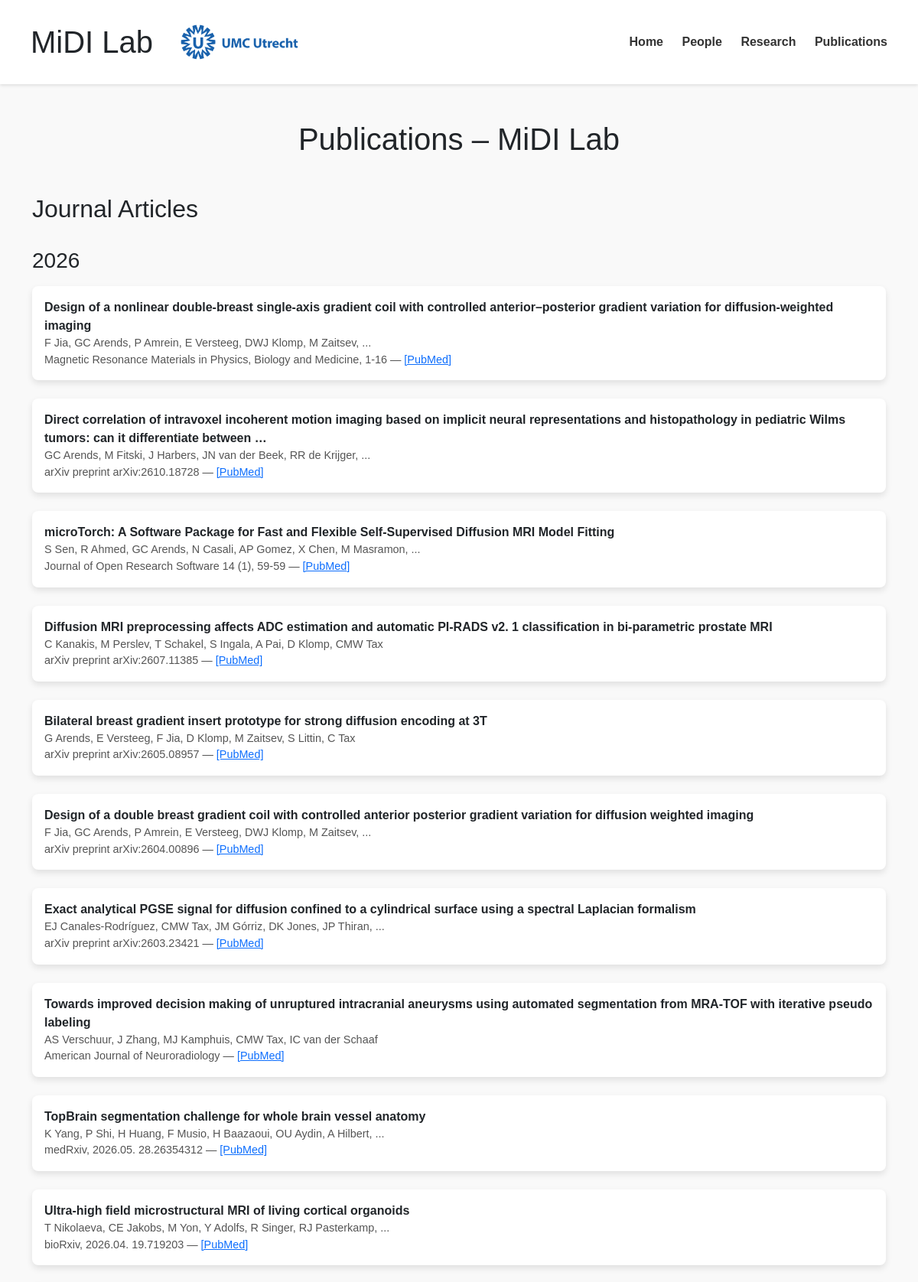
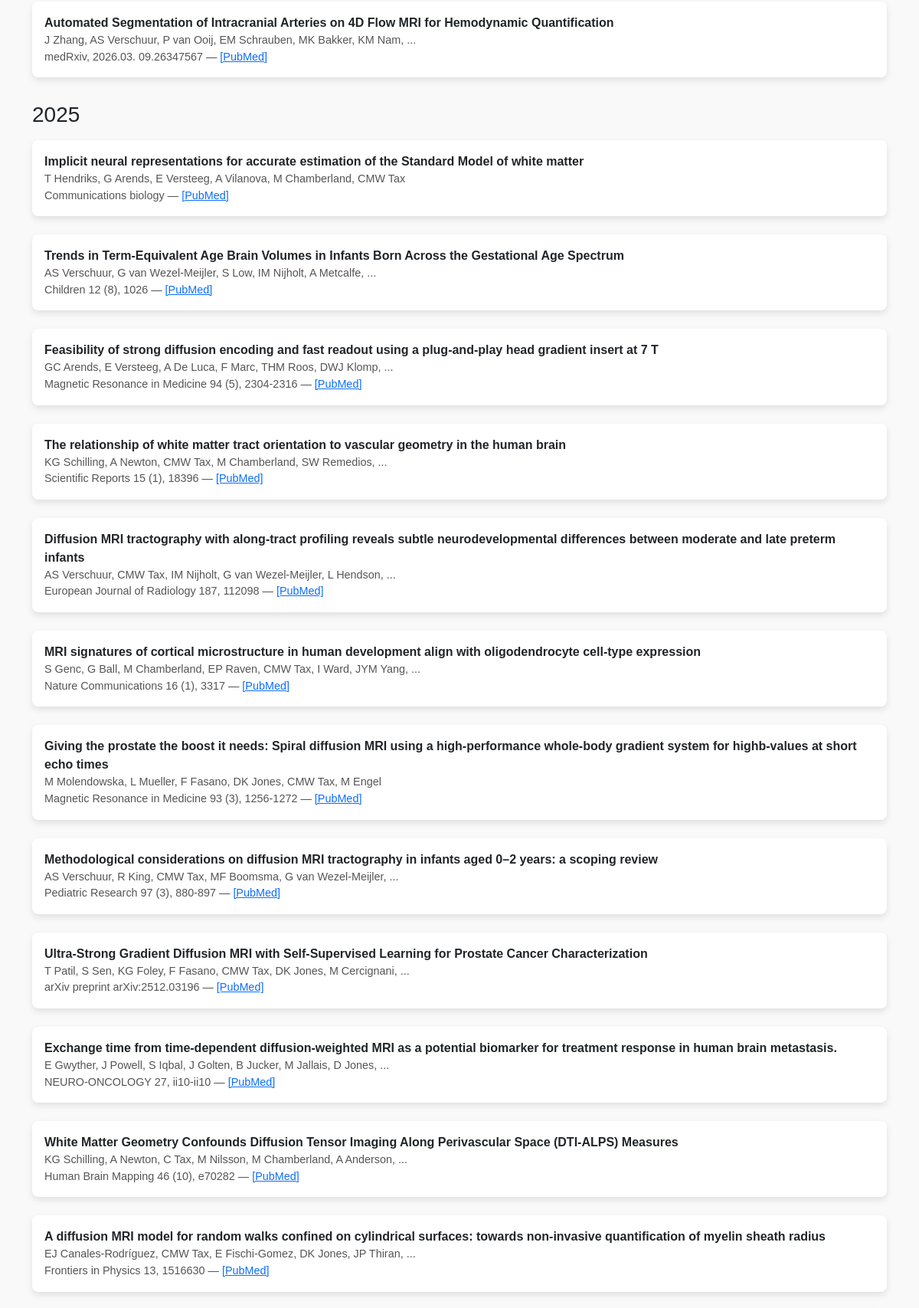
Screenshot of /publications/ (upper part) with the database file from the repository (2 pictures, top to bottom).
### website/models.py (models this page shows)
class Publication(models.Model):
    pmid = models.CharField(max_length=50, unique=True, blank=True, null=True)  # add this
    title = models.CharField(max_length=500)
    authors = models.TextField()
    journal = models.CharField(max_length=500, blank=True)
    year = models.IntegerField(blank=True, null=True)
    link = models.URLField(blank=True)

### website/views.py (the view)
# urls.py: path("publications/", views.publications, name="publications"),
def publications(request):
    pubs = Publication.objects.all().order_by('-year')
    journal_articles = {}
    for pub in pubs:
        year = pub.year if pub.year else "Unknown"
        journal_articles.setdefault(year, []).append({
            "title": pub.title,
            "authors": pub.authors,
            "journal": pub.journal,
            "link": pub.link
        })
    for year in journal_articles:
        journal_articles[year] = sorted(
            journal_articles[year],
            key=lambda x: x.get("date", "")
        )
    phd_theses_qs = PhDThesis.objects.all().order_by('-year')
    phd_theses = []
    for thesis in phd_theses_qs:
        phd_theses.append({
            "title": thesis.title,
            "author": thesis.author,
            "university": thesis.university,
            "year": thesis.year,
            "link": thesis.link
        })
    return render(request, "website/publications.html", {
        "journal_articles": journal_articles,
        "phd_theses": phd_theses
    })

### website/templates/website/publications.html (shortened to what this page needs)
{% load static %}
<!DOCTYPE html>
<html lang="en">
<head>
    <link
      href="https://cdn.jsdelivr.net/npm/bootstrap@5.3.1/dist/css/bootstrap.min.css"
      rel="stylesheet"
    >
</head>
<body>
<head>
</head>
<body>
<header>
    <div class="header-left">
        <h1>MiDI Lab</h1>
        <img src="{% static 'images/umcutrecht_logo.png' %}" class="header-logo" alt="Logo">
    </div>
    <nav>
        <a href="/">Home</a>
        <a href="/people/">People</a>
        <a href="/research/">Research</a>
        <a href="/publications/">Publications</a>
    </nav>
</header>
<div class="container py-5">
    <h1 class="text-center mb-5">Publications – MiDI Lab</h1>
    <h2>Journal Articles</h2>
    {% if journal_articles %}
        {% for year, articles in journal_articles.items %}
            <h3 class="year-heading">{{ year }}</h3>
            {% for article in articles %}
                <div class="pub-card">
                    <div class="pub-title">{{ article.title }}</div>
                    <div class="pub-authors">{{ article.authors }}</div>
                    <div class="pub-journal">
                        {{ article.journal }}
                        {% if article.link %}
                            — <a href="{{ article.link }}" target="_blank">[PubMed]</a>
                        {% endif %}
                    </div>
                </div>
            {% endfor %}
        {% endfor %}
    {% else %}
        <p>No journal articles available.</p>
    {% endif %}
</div>
</body>
</html>

### website/templates/website/publications.html (style rules this page uses)
body { background: #f8f9fa; }
.pub-card { margin-bottom: 1.5rem; padding: 1rem; border-radius: 0.5rem; background: #ffffff; box-shadow: 0 0.25rem 0.5rem rgba(0,0,0,0.1); }
.pub-title { font-weight: 600; }
.pub-authors, .pub-journal { font-size: 0.9rem; color: #555; }
.year-heading { margin-top: 2rem; margin-bottom: 1rem; }
body { font-family: Arial, sans-serif; margin: 0; padding: 0; background: #f9f9f9; }
header { background: #fff; padding: 20px 40px; display: flex; align-items: center; justify-content: space-between; box-shadow: 0 2px 4px rgba(0,0,0,0.1); }
header h1 { margin: 0; }
nav a { margin-left: 20px; text-decoration: none; color: #333; font-weight: bold; }
.header-logo { height: 70px; width: auto; }
.header-left { display: flex; align-items: center; gap: 24px; }

### rows the page displays
Publication: title "Design of a nonlinear double-breast single-axis gradient coil with controlled anterior–posterior gradient variation for diffusion-weighted imaging", authors "F Jia, GC Arends, P Amrein, E Versteeg, DWJ Klomp, M Zaitsev, ...", journal "Magnetic Resonance Materials in Physics, Biology and Medicine, 1-16"
Publication: title "Direct correlation of intravoxel incoherent motion imaging based on implicit neural representations and histopathology in pediatric Wilms tumors: can it differentiate between …", authors "GC Arends, M Fitski, J Harbers, JN van der Beek, RR de Krijger, ...", journal "arXiv preprint arXiv:2610.18728"
Publication: title "microTorch: A Software Package for Fast and Flexible Self-Supervised Diffusion MRI Model Fitting", authors "S Sen, R Ahmed, GC Arends, N Casali, AP Gomez, X Chen, M Masramon, ...", journal "Journal of Open Research Software 14 (1), 59-59"
Publication: title "Diffusion MRI preprocessing affects ADC estimation and automatic PI-RADS v2. 1 classification in bi-parametric prostate MRI", authors "C Kanakis, M Perslev, T Schakel, S Ingala, A Pai, D Klomp, CMW Tax", journal "arXiv preprint arXiv:2607.11385"
Publication: title "Bilateral breast gradient insert prototype for strong diffusion encoding at 3T", authors "G Arends, E Versteeg, F Jia, D Klomp, M Zaitsev, S Littin, C Tax", journal "arXiv preprint arXiv:2605.08957"
Publication: title "Design of a double breast gradient coil with controlled anterior posterior gradient variation for diffusion weighted imaging", authors "F Jia, GC Arends, P Amrein, E Versteeg, DWJ Klomp, M Zaitsev, ...", journal "arXiv preprint arXiv:2604.00896"
Publication: title "Exact analytical PGSE signal for diffusion confined to a cylindrical surface using a spectral Laplacian formalism", authors "EJ Canales-Rodríguez, CMW Tax, JM Górriz, DK Jones, JP Thiran, ...", journal "arXiv preprint arXiv:2603.23421"
Publication: title "Towards improved decision making of unruptured intracranial aneurysms using automated segmentation from MRA-TOF with iterative pseudo labeling", authors "AS Verschuur, J Zhang, MJ Kamphuis, CMW Tax, IC van der Schaaf", journal "American Journal of Neuroradiology"
Publication: title "TopBrain segmentation challenge for whole brain vessel anatomy", authors "K Yang, P Shi, H Huang, F Musio, H Baazaoui, OU Aydin, A Hilbert, ...", journal "medRxiv, 2026.05. 28.26354312"
Publication: title "Ultra-high field microstructural MRI of living cortical organoids", authors "T Nikolaeva, CE Jakobs, M Yon, Y Adolfs, R Singer, RJ Pasterkamp, ...", journal "bioRxiv, 2026.04. 19.719203"
Publication: title "Automated Segmentation of Intracranial Arteries on 4D Flow MRI for Hemodynamic Quantification", authors "J Zhang, AS Verschuur, P van Ooij, EM Schrauben, MK Bakker, KM Nam, ...", journal "medRxiv, 2026.03. 09.26347567"
Publication: title "Implicit neural representations for accurate estimation of the Standard Model of white matter", authors "T Hendriks, G Arends, E Versteeg, A Vilanova, M Chamberland, CMW Tax", journal "Communications biology"
Publication: title "Trends in Term-Equivalent Age Brain Volumes in Infants Born Across the Gestational Age Spectrum", authors "AS Verschuur, G van Wezel-Meijler, S Low, IM Nijholt, A Metcalfe, ...", journal "Children 12 (8), 1026"
Publication: title "Feasibility of strong diffusion encoding and fast readout using a plug‐and‐play head gradient insert at 7 T", authors "GC Arends, E Versteeg, A De Luca, F Marc, THM Roos, DWJ Klomp, ...", journal "Magnetic Resonance in Medicine 94 (5), 2304-2316"
Publication: title "The relationship of white matter tract orientation to vascular geometry in the human brain", authors "KG Schilling, A Newton, CMW Tax, M Chamberland, SW Remedios, ...", journal "Scientific Reports 15 (1), 18396"
Publication: title "Diffusion MRI tractography with along-tract profiling reveals subtle neurodevelopmental differences between moderate and late preterm infants", authors "AS Verschuur, CMW Tax, IM Nijholt, G van Wezel-Meijler, L Hendson, ...", journal "European Journal of Radiology 187, 112098"
Publication: title "MRI signatures of cortical microstructure in human development align with oligodendrocyte cell-type expression", authors "S Genc, G Ball, M Chamberland, EP Raven, CMW Tax, I Ward, JYM Yang, ...", journal "Nature Communications 16 (1), 3317"
Publication: title "Giving the prostate the boost it needs: Spiral diffusion MRI using a high‐performance whole‐body gradient system for highb‐values at short echo times", authors "M Molendowska, L Mueller, F Fasano, DK Jones, CMW Tax, M Engel", journal "Magnetic Resonance in Medicine 93 (3), 1256-1272"
Publication: title "Methodological considerations on diffusion MRI tractography in infants aged 0–2 years: a scoping review", authors "AS Verschuur, R King, CMW Tax, MF Boomsma, G van Wezel-Meijler, ...", journal "Pediatric Research 97 (3), 880-897"
Publication: title "Ultra-Strong Gradient Diffusion MRI with Self-Supervised Learning for Prostate Cancer Characterization", authors "T Patil, S Sen, KG Foley, F Fasano, CMW Tax, DK Jones, M Cercignani, ...", journal "arXiv preprint arXiv:2512.03196"
Publication: title "Exchange time from time-dependent diffusion-weighted MRI as a potential biomarker for treatment response in human brain metastasis.", authors "E Gwyther, J Powell, S Iqbal, J Golten, B Jucker, M Jallais, D Jones, ...", journal "NEURO-ONCOLOGY 27, ii10-ii10"
Publication: title "White Matter Geometry Confounds Diffusion Tensor Imaging Along Perivascular Space (DTI‐ALPS) Measures", authors "KG Schilling, A Newton, C Tax, M Nilsson, M Chamberland, A Anderson, ...", journal "Human Brain Mapping 46 (10), e70282"
Publication: title "A diffusion MRI model for random walks confined on cylindrical surfaces: towards non-invasive quantification of myelin sheath radius", authors "EJ Canales-Rodríguez, CMW Tax, E Fischi-Gomez, DK Jones, JP Thiran, ...", journal "Frontiers in Physics 13, 1516630"

### other values shown
{{ year }} "2026" "2025"
